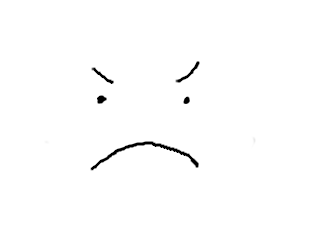
#> input picture Projetos/E-Assembly/src/excelToLCD/input.png, 320 x 240 px
$ python excelToLCD.py
#> lines starting #> are read from the running program, lines starting #| are printed output that depends on the picture; after the words box and inside, x2 and y2 are one past the last pixel; in counts of white or black regions, pixels touching at a corner belong together
# Escrever um script em python que le
# uma tabela do excel
# e gera o código em assembly
# para gerar a imagem no LCD

# Ao invés de um excel, vou ler uma imagem
import cv2
import numpy as np
import matplotlib.pyplot as plt

img = cv2.imread('input.png')
#> img is the input picture: shape (240, 320, 3); min 0, max 255, mean 253

img = cv2.cvtColor(img, cv2.COLOR_BGR2GRAY)
#> img: shape (240, 320)
_, img = cv2.threshold(img,127,255,cv2.THRESH_BINARY)
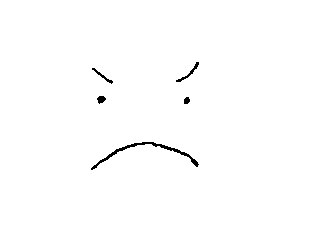
#> img: shape (240, 320); 99.3% white; black in thin lines or dots, all inside (x1, y1, x2, y2) = (91, 62, 199, 170)

rows,cols = img.shape
#> rows = 240; cols = 320

pixels = []

print(cols, rows)
#| 320 240

def encontra_endereco(x, y):
    return (16384 + y*20 + int(x/16), x%16)

for x in range(cols):
    for y in range(rows):
        k = img[y,x]
        if k == 0:
            pixels.append(encontra_endereco(x, y))
#> after the loop, pixels = 566 pairs, first value 17636 to 19769, second value 0 to 15

vals = {}

def set_one(string, pos):
    new = list(string)
    new[-pos] = '1'
    return ''.join(new)

for p in pixels:
    if p[0] in vals:
        vals[p[0]] = set_one(vals[p[0]], p[1])
    else:
        vals[p[0]] = set_one('0000000000000000', p[1])
#> this loop made 566 passes
#> p on passes 1 to 3: (19749, 11), (19769, 11), (17749, 12)
#> after the loop, vals = 131 items

def memory_template(addr, val_dec):
    return f'''
leaw ${val_dec}, %A
movw %A, %D
leaw ${addr}, %A
movw %D, (%A)
'''

string_final = ''

for k in vals.keys():
    string_final += memory_template(k, int(vals[k], 2))
#> this loop made 131 passes
#> k on passes 1 to 12: 19749, 19769, 17749, 17769, 19729, 19709, 17789, 19689, 17809, 17790, 17810, 17830

f = open("output.nasm", "w")
f.write(string_final)
f.close()
